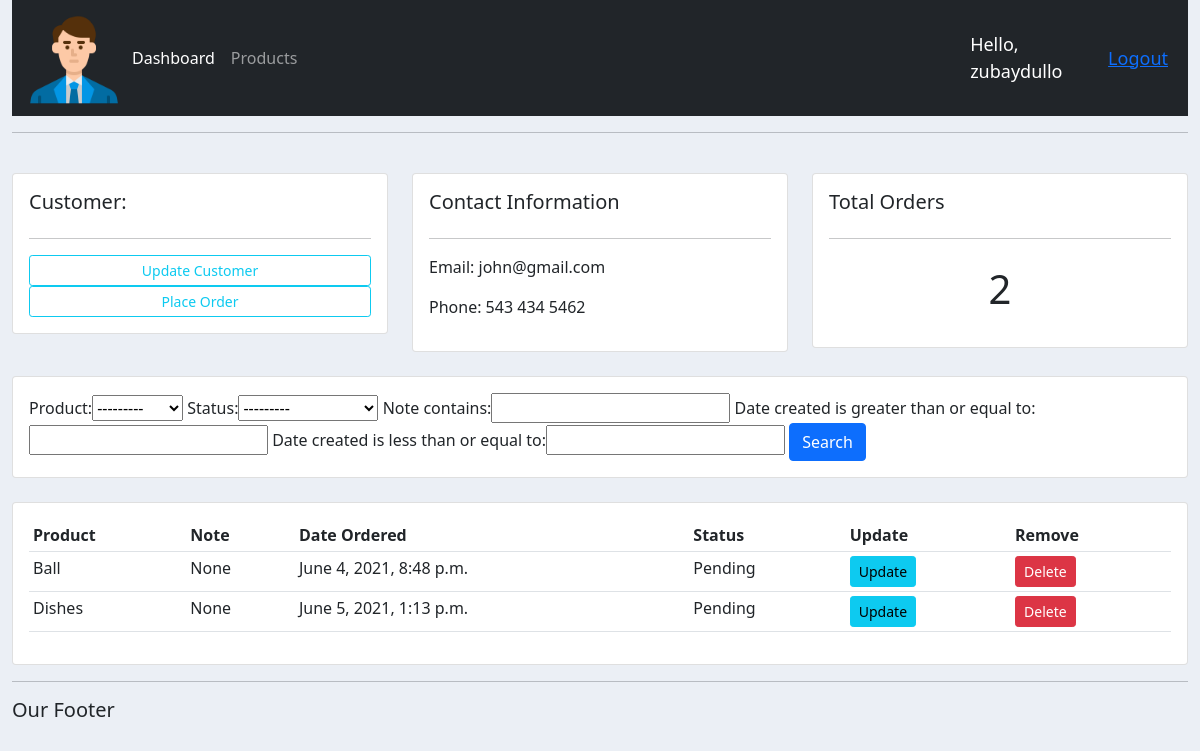
The page /customer/2 (signed in) on the database its author committed.
### accounts/models.py (models this page shows, shortened)
class Customer(models.Model):
	name = models.CharField(max_length=200, null=True)
	phone = models.CharField(max_length=200, null=True)
	email = models.CharField(max_length=200, null=True)
	data_created = models.DateTimeField(auto_now_add=True)

class Order(models.Model):
	STATUS = (
		('Pending', 'Pending'),
		('Out for delivery', 'Out for delivery'),
		('Delivered', 'Delivered'),
	)
	customer = models.ForeignKey(Customer, null=True, on_delete=models.SET_NULL)
	product = models.ForeignKey(Product, null=True, on_delete=models.SET_NULL)
	date_created = models.DateTimeField(auto_now_add=True)
	status = models.CharField(max_length=200, null=True, choices=STATUS)
	note = models.CharField(max_length=1000, null=True)

class Product(models.Model):
	CATEGORY = (
		('Indoor', 'Indoor'),
		('Out Door', 'Out Door'),
	)
	name = models.CharField(max_length=200, null=True)
	price = models.FloatField(null=True)
	category = models.CharField(max_length=200, null=True, choices=CATEGORY)
	description = models.CharField(max_length=200, null=True, blank=True)
	data_created = models.DateTimeField(auto_now_add=True)
	tags = models.ManyToManyField(Tag)
	def __str__(self):
		return self.name

### accounts/views.py (the view)
# urls.py: path('customer/<str:pk>', views.customer, name='customer'),
@login_required(login_url='login')
def customer(request, pk):
	customer = Customer.objects.get(id=pk)
	orders = customer.order_set.all()
	order_count = orders.count()
	myFilter = OrderFilter(request.GET, queryset= orders)
	orders = myFilter.qs
	context = {'customer': customer, 'orders': orders, 'order_count' : order_count, 'myFilter': myFilter}
	return render(request, 'accounts/customer.html', context)

### accounts/templates/accounts/customer.html
{% extends 'accounts/main.html' %}
{% block content %}
<br>
<div class="row">
	<div class="col-md">
		<div class="card card-body">
			<h5>Customer:</h5>
			<hr>
			<a class="btn btn-outline-info  btn-sm btn-block" href="">Update Customer</a>
			<a class="btn btn-outline-info  btn-sm btn-block" href="{% url 'create_order' customer.id %}">Place Order</a>
		</div>
	</div>
	<div class="col-md">
		<div class="card card-body">
			<h5>Contact Information</h5>
			<hr>
			<p>Email: {{customer.email}}</p>
			<p>Phone: {{customer.phone}}</p>
		</div>
	</div>
	<div class="col-md">
		<div class="card card-body">
			<h5>Total Orders</h5>
			<hr>
			<h1 style="text-align: center;padding: 10px">{{order_count}}</h1>
		</div>
	</div>
</div>
<br>
<div class="row">
	<div class="col">
		<div class="card card-body">
			<form method="get">
				{{myFilter.form}}
		    <button class="btn btn-primary" type="submit">Search</button>
		  </form>
		</div>
	</div>
</div>
<br>
<div class="row">
	<div class="col-md">
		<div class="card card-body">
			<table class="table table-sm">
				<tr>
					<th>Product</th>
					<th>Note</th>
					<th>Date Ordered</th>
					<th>Status</th>
					<th>Update</th>
					<th>Remove</th>
				</tr>
			{% for order in orders %}
				<tr>
					<td>{{order.product}}</td>
					<td>{{order.note}}</td>
					<td>{{order.date_created}}</td>
					<td>{{order.status}}</td>
					<td><a class="btn btn-sm btn-info" href="{% url 'update_order' order.id%}">Update</a></td>
					<td><a class="btn btn-sm btn-danger" href="{% url 'delete_order' order.id%}">Delete</a></td>
				</tr>
			{% endfor %}
			</table>
		</div>
	</div>
</div>
{% endblock %}

### accounts/templates/accounts/navbar.html (shortened to what this page needs)
{% load static %}
<nav class="navbar navbar-expand-lg navbar-dark bg-dark">
  <div class="container-fluid">
    <img src="{% static 'images/bussiness-man.png' %}" alt="" width="100px" height="100px">
    <div class="collapse navbar-collapse" id="navbarNav">
      <ul class="navbar-nav">
        {% if request.user.is_staff %}
        <li class="nav-item">
          <a class="nav-link active" aria-current="page" href="{% url 'home' %}">Dashboard</a>
        </li>
        <li class="nav-item">
          <a class="nav-link" href="{% url 'products' %}">Products</a>
        </li>
        {% endif %}
      </ul>
    </div>
  </div>
  <span class="hello-msg">Hello, {{request.user}}</span>
  <span class="hello-msg"><a href="{% url 'logout' %}">Logout</a></span>
</nav>

### static/css/main.css (style rules this page uses)
body { background-color: #ebeff5; }

### accounts/templates/accounts/navbar.html (style rules this page uses)
.hello-msg { font-size: 18px; color: #fff; margin-right: 20px; }

### rows shown on the page
Customer: email "john@gmail.com", phone "543 434 5462"
Order: product "Ball", note "None", date_created "June 4, 2021, 8:48 p.m.", status "Pending"
Order: product "Dishes", note "None", date_created "June 5, 2021, 1:13 p.m.", status "Pending"

### other values the page prints
{{ request.user }} "zubaydullo"
{{ order_count }} "2"
